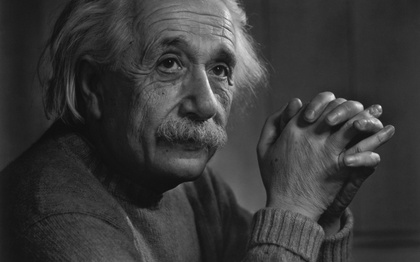
%> input picture histogram equalization/einstein.jpg, 420 x 262 px, shrunk from 1920 x 1200 before the run
$ octave histogram_equalization.m   (GNU Octave 9; MATLAB toolbox functions it lacks are replaced by stand-ins)
%> lines starting %> are read from the running program, lines starting %| are printed output that depends on the picture
% a histogram of an image is found by h(i), the # of pixels in the image
% having intensity i.
%  A normalized histogram of an image is the pdf of that image.

% image = imread('DS2-Mod-8.jpg');
image = imread('einstein.jpg');
%> image is the input picture: size 262x420 uint8; min 10, max 242, mean 57

image = double(image);
%> image: size 262x420 double
histogram = zeros(256, 1);

% histogram is calculated
for i = 1:1:size(image, 1)
    for j = 1:1:size(image, 2)
            histogram(image(i,j)+1) = histogram(image(i,j)+1) + 1;
    end
end
%> after the loop, histogram = 256 values, max 3339 at index 48, min 0 at index 1, mean 429.8

% normalized histogram
pdf = histogram/(size(image,1)*size(image,2));
%> pdf = 256 values, max 0.0303 at index 48, min 0 at index 1, mean 0.00391
new_image = image;

% intensities adjusted to equalize histogram
for i = 1:1:size(image, 1)
    for j = 1:1:size(image, 2)
        intensity = image(i,j);
        new_image(i, j) = 255*sum(pdf(1:intensity+1));
    end
end
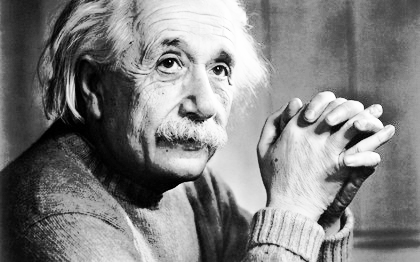
%> new_image: size 262x420 double; min 0.00232, max 255, mean 129.2; drawn with min black and max white

new_image = uint8(new_image);
%> new_image: size 262x420 uint8
imshow(new_image);
